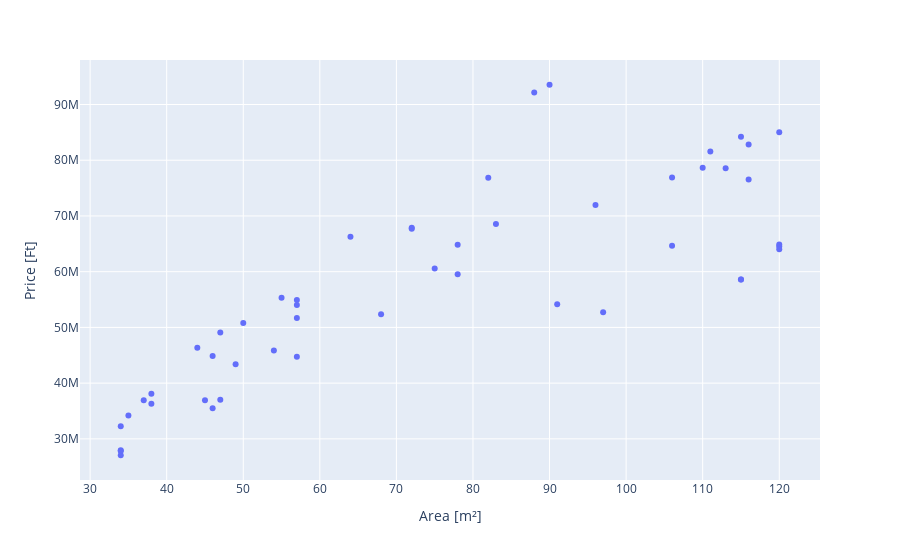

Notebook code for this chart:
### Markdown cell above
Plot data

### Code cell
import plotly.express as px

fig = px.scatter(x=area, y=price, labels={"x": "Area [m²]", "y": "Price [Ft]"})
fig.show()

### Figure 1 — Plotly figure (JSON) as saved in the notebook; plotly's stock layout.template omitted (floating-point values rounded to 4 significant figures)
{"data": [{"hovertemplate": "Area [m²]=%{x}<br>Price [Ft]=%{y}<extra></extra>", "legendgroup": "", "marker": {"color": "#636efa", "symbol": "circle"}, "mode": "markers", "name": "", "orientation": "v", "showlegend": false, "type": "scatter", "x": [38, 38, 120, 57, 34, 116, 75, 97, 111, 110, 72, 115, 47, 57, 57, 78, 35, 37, 82, 55, 90, 83, 106, 120, 47, 44, 115, 34, 57, 116, 113, 72, 68, 34, 50, 96, 88, 106, 46, 46, 91, 115, 45, 54, 120, 34, 120, 64, 49, 78], "xaxis": "x", "y": [38099490, 36277995, 64527260, 44747174, 27939275, 76546920, 60578232, 52698438, 81580905, 78668330, 67871823, 84218940, 49088112, 51676898, 54029378, 59516862, 34198560, 36920534, 76839906, 55316520, 93545270, 68554332, 64645560, 85039780, 37038480, 46331190, 58616325, 27058430, 54931858, 82836784, 78581188, 67686111, 52355682, 32260340, 50784015, 71961296, 92137873, 76911912, 35507748, 44850220, 54146355, 58576095, 36928064, 45836725, 64897700, 27812575, 64033480, 66276080, 43388350, 64836485], "yaxis": "y"}], "layout": {"legend": {"tracegroupgap": 0}, "margin": {"t": 60}, "xaxis": {"anchor": "y", "domain": [0, 1], "title": {"text": "Area [m²]"}}, "yaxis": {"anchor": "x", "domain": [0, 1], "title": {"text": "Price [Ft]"}}}}
